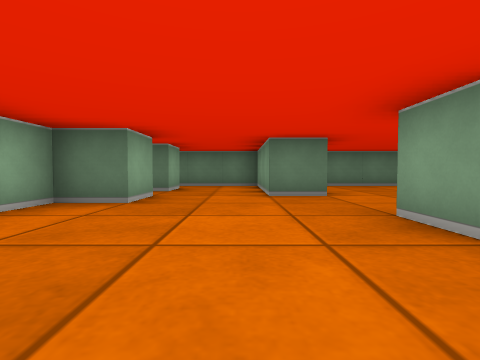
[1] (above)

14 first-person views from a walk through a cub3D maze. The camera is about half as high as the walls, tilts 2° down and sees 85° across. The floor is counted in squares. Each view is taken from the middle of a square. On the plan, view 1 faces up. The plan holds only what a view shows up to about 9 squares ahead; the rest is blank.

[2]
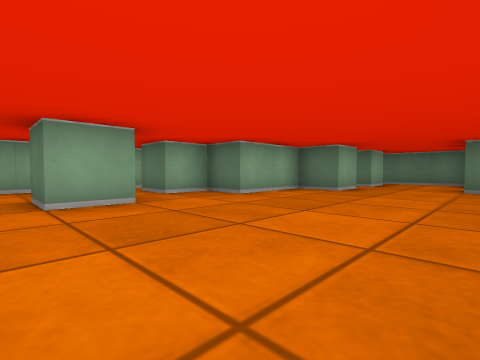

[3]
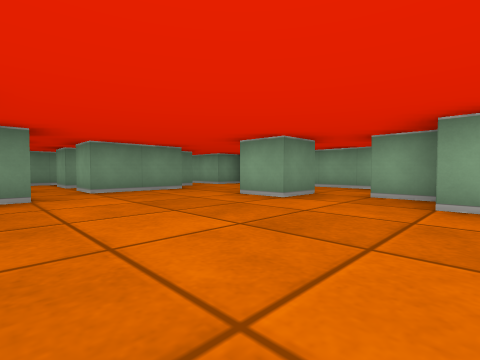

[4]
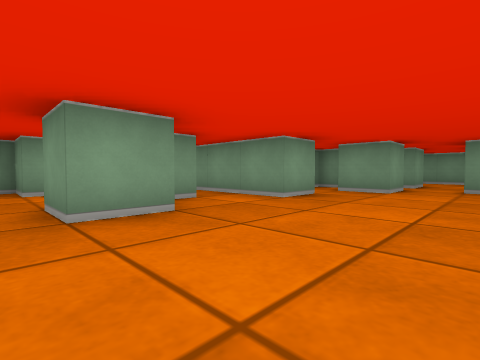

[5]
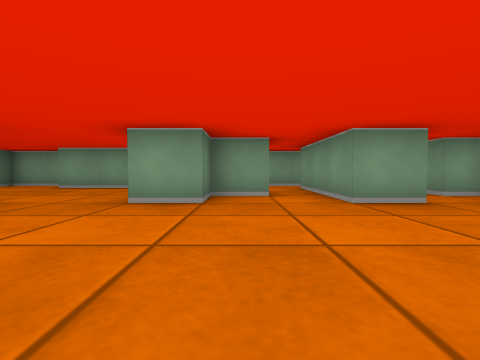

[6]
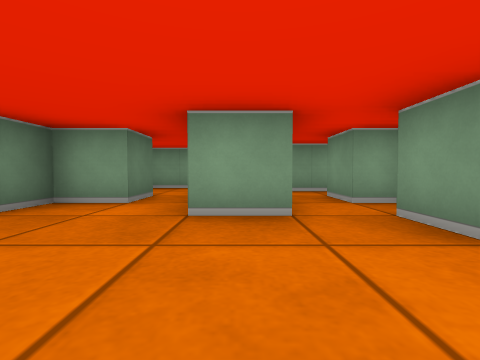

[7]
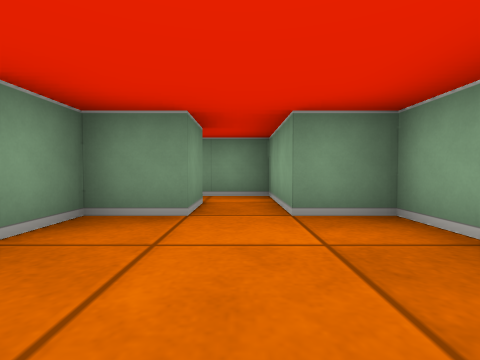

[8]
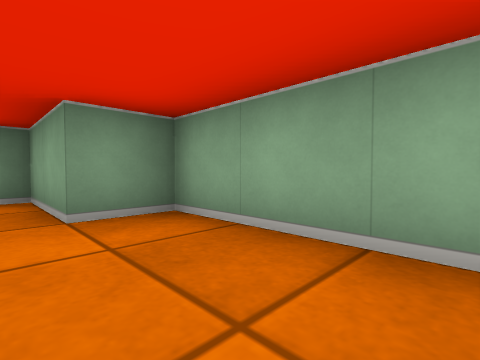

[9]
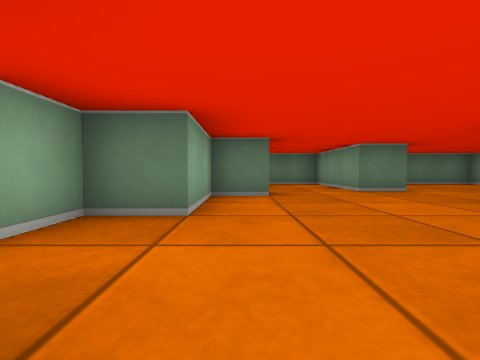

[10]
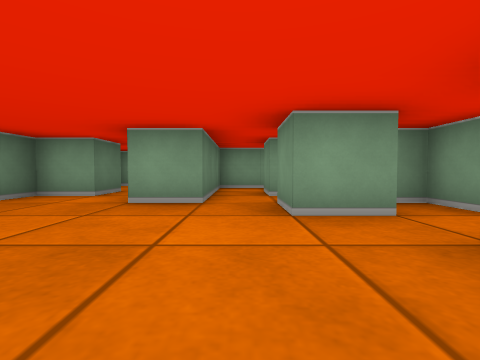

[11]
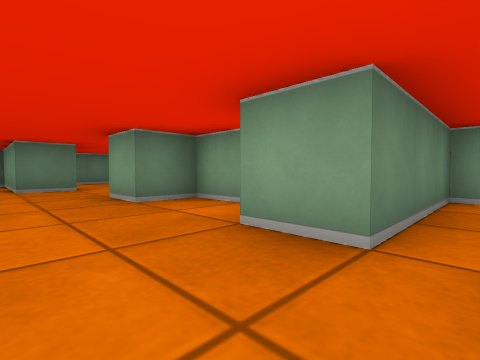

[12]
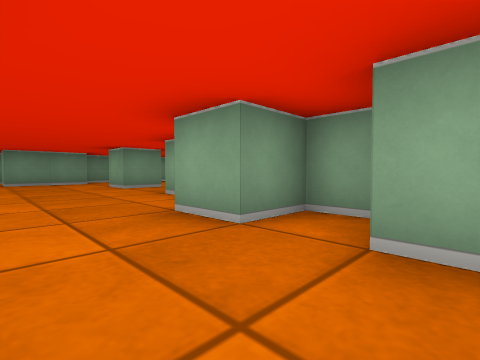

[13]
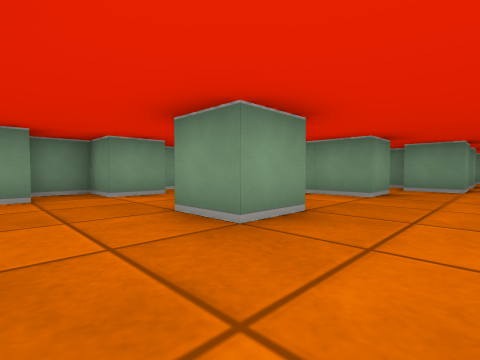

[14]
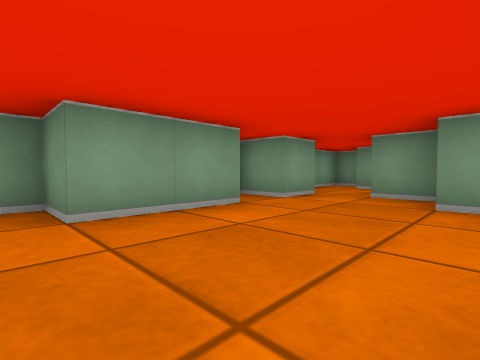

### Floor plan
Points are (right, up) in squares from view 1. A wall is a line through its corners. A room is listed if a view was taken in it or the views show most of it. See-through windows are left out.
Room 1 (views 1, 2, 3, 4, 5, 6, 7, 8, 9, 10, 11, 13, 14)
walls: (1.5, 1.5) (1.5, 2.5) (2.5, 2.5); (2.5, 1.5) (1.5, 1.5); (3.5, 0.5) (2.5, 0.5) (2.5, 1.5) (3.5, 1.5); (-1.5, 4.5) (-1.5, 3.5) (-2.5, 3.5) (-2.5, 1.5) (-3.5, 1.5) (-3.5, 0.5) (-4.5, 0.5); (1.6, 4.5) (0.5, 4.5); (-3.6, -0.5) (-2.5, -0.5) (-2.5, -1.5) (-3.5, -1.5); (2.5, -2.5) (3.5, -2.5); (3.5, -1.5) (1.5, -1.5) (1.5, -0.5) (3.5, -0.5); (0.5, -3.6) (0.5, -2.5) (1.5, -2.5); (4.5, 2.5) (5.5, 2.5) (5.5, 3.5); (1.6, -3.5) (2.5, -3.5); (4.5, 3.4) (4.5, 5.5) (5.5, 5.5) (5.5, 7.5) (2.1, 7.5); (-5.5, 1) (-5.5, -4.5) (-4.5, -4.5); (-3.5, -4.5) (-2.5, -4.5) (-2.5, -3.5) (-0.5, -3.5)
ways out: opening at (-0.5, 5.5) to room 2; opening at (3.5, 1.5) to room 3; opening at (0, -4.5) to room 4; opening at (-4, -5); opening at (2.5, -2)
Room 2 (view 12)
walls: (-1.5, 6.5) (-1.5, 5.5); (-2.5, 5.2) (-2.5, 4.5); (0.5, 4.5) (0.5, 7.5) (-1.9, 7.5)
ways out: opening at (-0.5, 5.5) to room 1
Room 3 (no view inside)
walls: (4.5, 1.4) (4.5, 2.5); (3.5, -0.5) (4.5, -0.5); (4.9, -1.5) (5.5, -1.5) (5.5, 1.5)
ways out: opening at (3.5, 1.5) to room 1
Room 4 (no view inside)
walls: (0.5, -5.5) (0.5, -4.5); (-0.5, -3.5) (-0.5, -4.5)
ways out: opening at (0, -4.5) to room 1
Room 5 (no view inside)
walls: (0.5, -4.5) (1.5, -4.5) (1.5, -4)

Positions as (right, up) in squares from view 1, and headings:
1: (0, 0), facing up
2: (1, -2), facing up-left
3: (1, 2), facing down-left
4: (-1, 3), facing down-right
5: (-2, 1), facing right
6: (-1, -1), facing right
7: (-4, -2), facing down
8: (-4, -2), facing down-left
9: (-2, -1), facing up
10: (-2, -2), facing right
11: (0, -2), facing up-right
12: (0, 6), facing down-left
13: (0, 4), facing down-right
14: (2, 6), facing down-right
